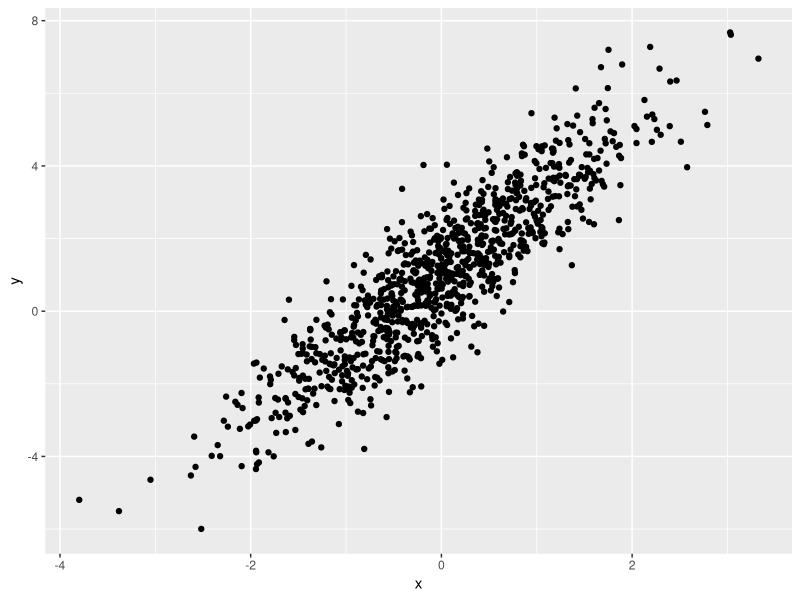

Write the R code that produced this figure.
## ---- chunk 1
library(tidyverse)
## ---- chunk 2
samp = rnorm(100)
length(samp)
## ---- chunk 3
plot_df=
  tibble(
    x=rnorm(n=1000),
    y=1+2*x+rnorm(n=1000)
  )
ggplot(plot_df,aes(x=x,y=y))+geom_point()
